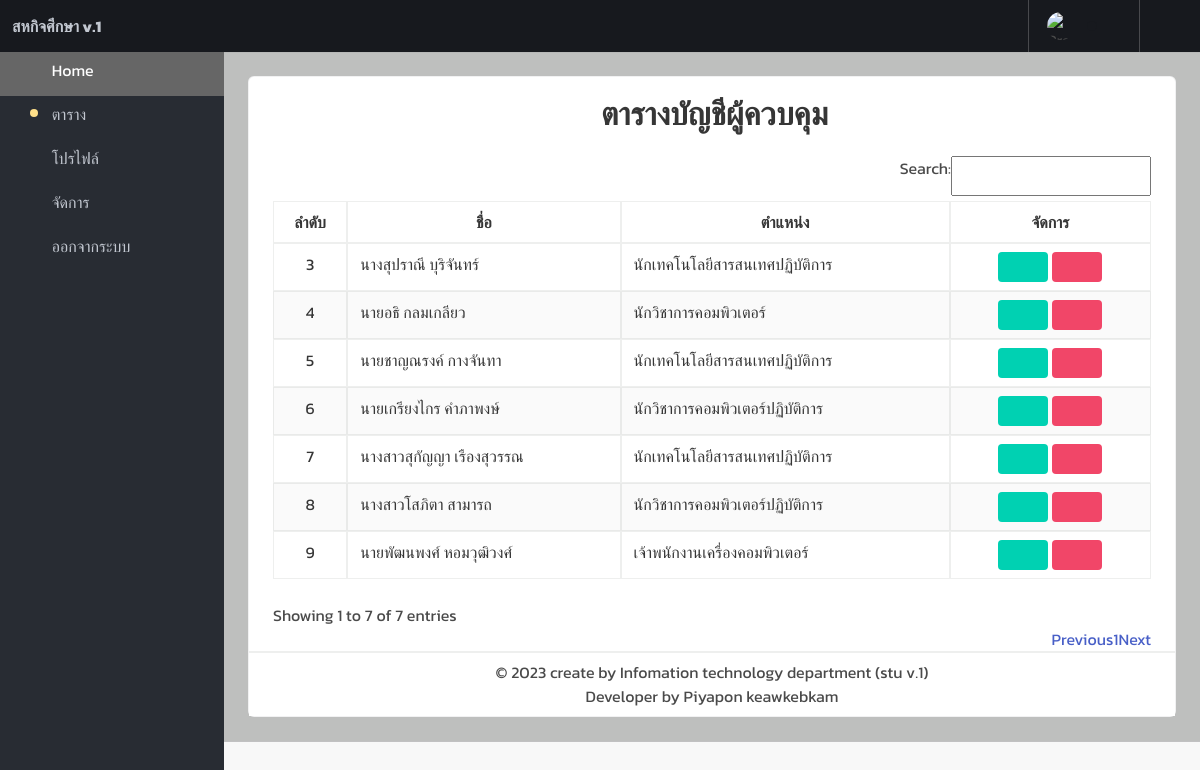
Screenshot of /admin/controlers.php with the database file from the repository.
### tables this page shows
CREATE TABLE `controler` (
  `id` int(11) NOT NULL AUTO_INCREMENT,
  `email` text NOT NULL,
  `password` text NOT NULL,
  `profile` varchar(250) NOT NULL DEFAULT 'normal.png',
  `fullname` text NOT NULL,
  `position` text NOT NULL,
  `verify` tinyint(4) NOT NULL DEFAULT '1',
  `number_phone` text NOT NULL,
  PRIMARY KEY (`id`)
);

### db.php (called while the page is built, shortened)
<?php
class db {
    public $severName = "localhost";
    public $userName = "root";
    public $password = "dbhrd2009";
    public $dbname	= "stu";
    public $result;
    function __construct($qr) {
        $this->query = $qr;
        $this->connecter = mysqli_connect($this->severName,$this->userName,$this->password,$this->dbname);
        mysqli_set_charset($this->connecter,"utf8");
        $this->result = mysqli_query($this->connecter,$this->query);
    }
    public function fetch_assoc() {
        return mysqli_fetch_array($this->result);
    }
}
?>

### admin/controlers.php (the view, shortened to what this page needs)
<?php
include "../db.php";
?>
<!DOCTYPE html>
<html lang="en" class="has-aside-left has-aside-mobile-transition has-navbar-fixed-top has-aside-expanded">
<head>
</head>
<body>
  <div id="app" style="background-color:#cccccc;">
    <?php include("header.php");
    ?>
    <section class="hero is-hero-bar" style="background-color:#cccccc;">
    <section class="section is-main-section">
      <div class="card has-table">
        <div class="card-content">
          <center><h1 class="title" style="margin-top:2%;">ตารางบัญชีผู้ควบคุม</h1></center>
          <div class="b-table has-pagination">
            <div class="table-wrapper has-mobile-cards p-5">
              <table id="Table" class="table is-fullwidth is-striped is-hoverable is-fullwidth">
                <thead>
                  <tr>
                    <th>ลำดับ</th>
                    <th>ชื่อ</th>
                    <th>ตำแหน่ง</th>
                    <th>จัดการ</th>
                  </tr>
                <tbody>
                  <?php $result = new db("SELECT * FROM controler;");
                  while ($row = $result->fetch_assoc()) { ?>
                    <tr>
                      <td style="text-align:right;">
                        <?php echo $row["id"]; ?>
                      </td>
                      <td class="sideL">
                        <?php echo $row["fullname"]; ?>
                      </td>
                      <td class="sideL">
                        <?php echo $row["position"]; ?>
                      </td>
                      <td style="display:flex;justify-content:center;align-items:center;">
                        <a style="height:30px;width:50px;margin:0px 2px 0px 2px;" href="controler.php?name=<?php echo $row['fullname']; ?>"
                          class="button is-primary"><span class="mdi mdi-eye" style="color:#fff !important;"></span></a>
                        <a style="height:30px;width:50px;margin:0px 2px 0px 2px;" href="?del=<?php echo $row['id']; ?>"
                          class="button is-danger"><span class="mdi mdi-delete" style="color:#fff !important;"></span></a>
                      </td>
                    </tr>
                  <?php } ?>
                </tbody>
              </table>
            </div>
          </div>
          <?php include "footer.php"; ?>
        </div>
        <link rel="stylesheet" href="https://cdn.materialdesignicons.com/4.9.95/css/materialdesignicons.min.css">
</body>
</html>

### admin/header.php (shortened to what this page needs)
  <link rel="stylesheet" href="css/main.min.css">
  <link rel="stylesheet" href="https://cdn.materialdesignicons.com/4.9.95/css/materialdesignicons.min.css">
  <link rel="stylesheet" href="https://cdn.jsdelivr.net/npm/sweetalert2@11/dist/sweetalert2.min.css" id="theme-styles">
<nav id="navbar-main" class="navbar is-fixed-top">
    <div class="navbar-menu customheader fadeIn animated faster" id="navbar-menu" style="background:#17191e;">
      <div class="navbar-end">
        <div class="navbar-item has-dropdown customheader has-dropdown-with-icons has-divider has-user-avatar is-hoverable">
          <a class="navbar-link is-arrowless customheader">
            <div class="is-user-avatar">
              <img src="../assets/profile/<?php echo $_SESSION["profile"]; ?>" alt="Profile">
            </div>
            <div class="is-user-name"><h6 style="color:#fff;background:#17191e;border-radius:10px !important;padding:5px !important;"><?php echo $_SESSION["fullname"]; ?></h6></div>
            <span class="icon"><i class="mdi mdi-chevron-down"></i></span>
          </a>
        </div>
        <a title="Log out" onclick="window.location.href = 'logout.php';" class="navbar-item is-desktop-icon-only">
          <span class="icon"><i class="mdi mdi-logout"></i></span>
        </a>
      </div>
    </div>
  </nav>
  <aside class="aside is-placed-left is-expanded" style="background-color:#282c33 !important;">
    <div class="aside-tools">
      <div class="aside-tools-label">
        <span><b>สหกิจศึกษา v.1</b></span>
      </div>
    </div>
    <div class="menu is-menu-main">
      <ul class="menu-list">
        <li>
          <a href="index.php" class="router-link-active has-icon  is-active">
            <span class="icon"><i class="mdi mdi-desktop-mac" style="color:#000;"></i></span>
            <span class="menu-item-label"  style="color:#fff !important;">Home</span>
          </a>
        </li>
      </ul>
      <ul class="menu-list">
        <li>
          <a href="tables.php" class="has-icon">
            <span class="icon has-update-mark"><i class="mdi mdi-table"></i></span>
            <span class="menu-item-label">ตาราง</span>
          </a>
        </li>
        <li>
          <a href="profile.php" class="has-icon">
            <span class="icon"><i class="mdi mdi-account-circle"></i></span>
            <span class="menu-item-label">โปรไฟล์</span>
          </a>
        </li>
		<li>
          <a class="has-icon has-dropdown-icon">
            <span class="icon"><i class="mdi mdi-view-list"></i></span>
            <span class="menu-item-label">จัดการ</span>
            <div class="dropdown-icon">
              <span class="icon"><i class="mdi mdi-plus"></i></span>
            </div>
          </a>
        </li>
        <li>
          <a href="logout.php" class="has-icon">
            <span class="icon"><i class="mdi mdi-logout"></i></span>
            <span class="menu-item-label">ออกจากระบบ</span>
          </a>
        </li>
      </ul>
    </div>
  </aside>

### admin/footer.php
<footer class="footer" style="border-top:2px solid #0101;">
        <div class="container-fluid">
            <div class="level">
                    <div class="level-item" style="text-align:center;">
                        © 2023 create by Infomation technology department (stu v.1) <br/>
						Developer by Piyapon keawkebkam
                    </div>
            </div>
        </div>
    </footer>

### admin/controlers.php (style rules this page uses)
th, td { border: 1px solid #0101 !important; text-align: center !important; padding: 0px; margin: 0px; font-size: 1.0rem; }
#Table { margin-top: 2%; }
.sideL { text-align: left !important; }
.section { background-color: #0101 !important; }

### admin/header.php (style rules this page uses)
* { font-family: 'Kanit', sans-serif; }
span { color:#c2c7d0 !important; }

### rows the page displays
controler: id "3", fullname "นางสุปราณี บุริจันทร์", position "นักเทคโนโลยีสารสนเทศปฏิบัติการ"
controler: id "4", fullname "นายอธิ กลมเกลียว", position "นักวิชาการคอมพิวเตอร์"
controler: id "5", fullname "นายชาญณรงค์ กางจันทา", position "นักเทคโนโลยีสารสนเทศปฏิบัติการ"
controler: id "6", fullname "นายเกรียงไกร คำภาพงษ์", position "นักวิชาการคอมพิวเตอร์ปฏิบัติการ"
controler: id "7", fullname "นางสาวสุกัญญา เรืองสุวรรณ", position "นักเทคโนโลยีสารสนเทศปฏิบัติการ"
controler: id "8", fullname "นางสาวโสภิตา สามารถ", position "นักวิชาการคอมพิวเตอร์ปฏิบัติการ"
controler: id "9", fullname "นายพัฒนพงศ์ หอมวุฒิวงศ์", position "เจ้าพนักงานเครื่องคอมพิวเตอร์"
